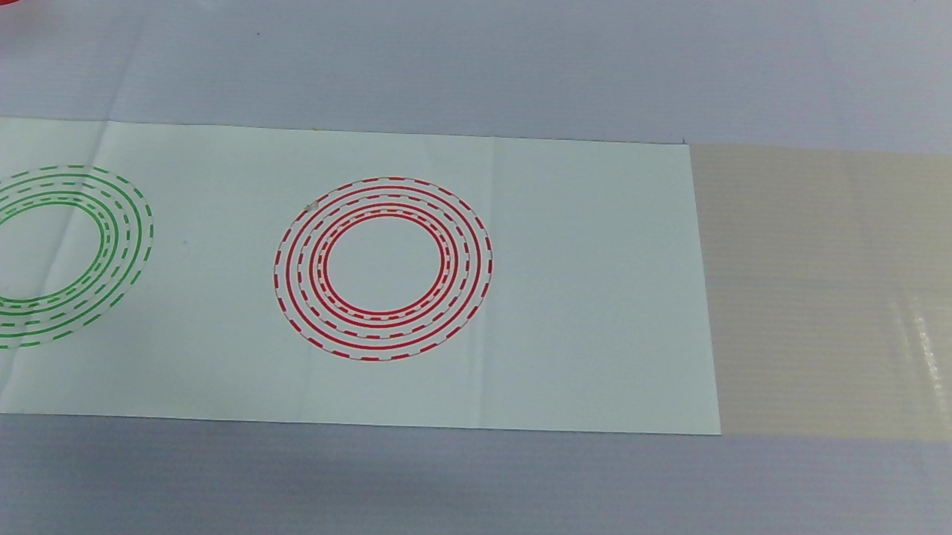
#> input picture 5678.png, 1903 x 1069 px, found by its file name (shown at 1/2 size)
$ jupyter execute .ipynb
#> lines starting #> are read from the running program, lines starting #| are printed output that depends on the picture; after the words box and inside, x2 and y2 are one past the last pixel; in counts of white or black regions, pixels touching at a corner belong together
[cell 1]
import cv2
import numpy as np
import matplotlib.pyplot as plt

[cell 2]
# 1. 加载图像并灰度化
image = cv2.imread(r'C:\Users\L3101\Pictures\5678.png')
#> image is the input picture: shape (1069, 1903, 3); mean B, G, R 144.8, 141.3, 131.7

# image = cv2.resize(image, None, fx=0.5, fy=0.5)
image = cv2.resize(image, (720, 480))
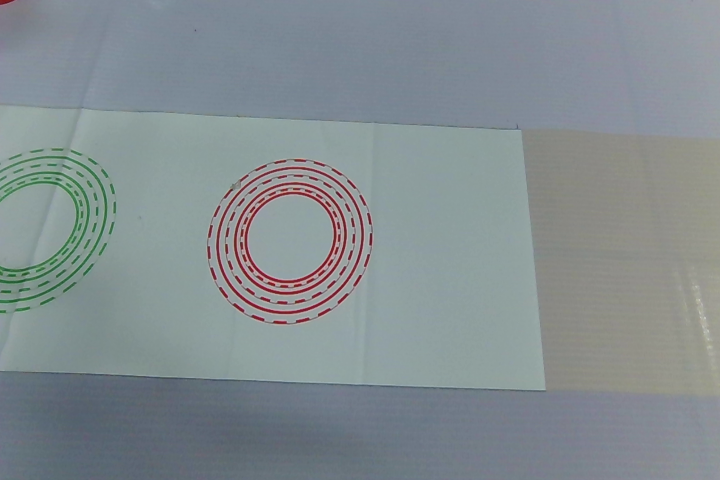
#> image: shape (480, 720, 3); mean B, G, R 144.7, 141.2, 131.6

# 转 HSV
hsv_image = cv2.cvtColor(image, cv2.COLOR_BGR2HSV)
#> hsv_image: shape (480, 720, 3); mean H, S, V 90.1, 32.7, 147.8
h,s,v= cv2.split(hsv_image)
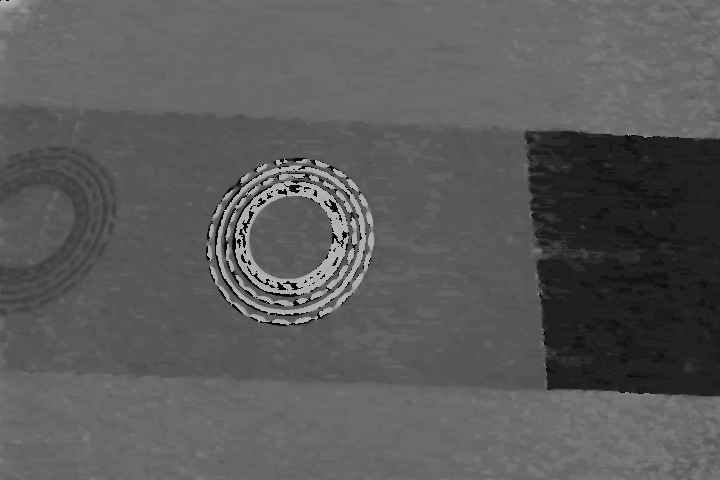
#> h: shape (480, 720); min 0, max 179, mean 90.1
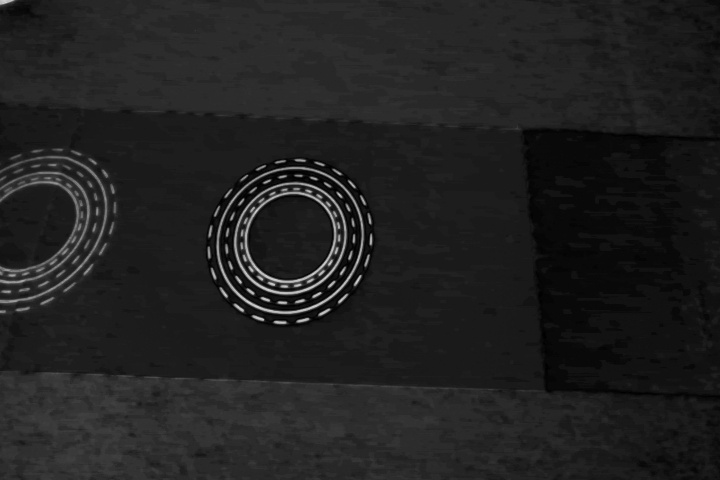
#> s: shape (480, 720); min 0, max 214, mean 32.7
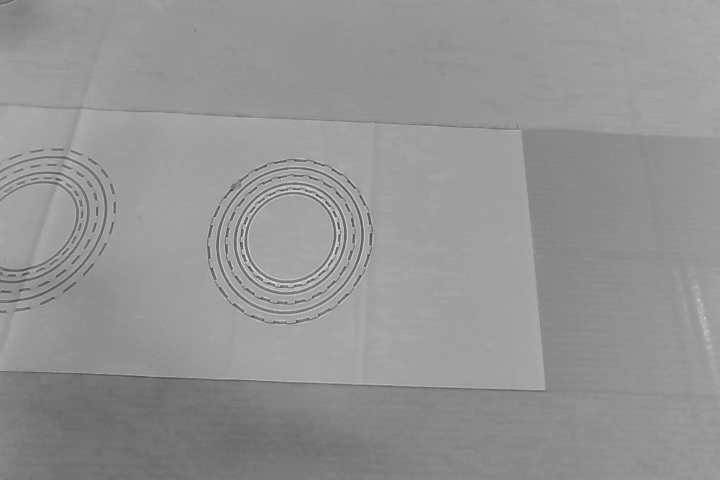
#> v: shape (480, 720); min 68, max 221, mean 147.8
h_colored = cv2.applyColorMap(h, cv2.COLORMAP_HSV)
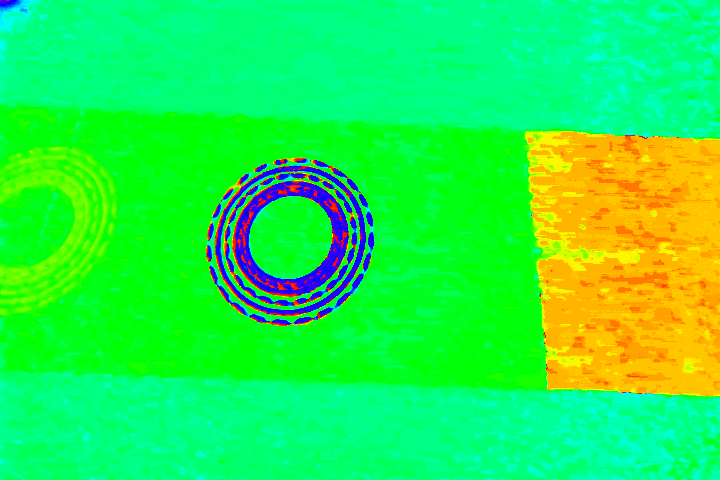
#> h_colored: shape (480, 720, 3); mean B, G, R 73.4, 237.8, 39.7
# 二值化 (HSV → BGR → 灰度 → 二值)
bina = cv2.threshold(h_colored, 70, 255, cv2.THRESH_BINARY)[1]
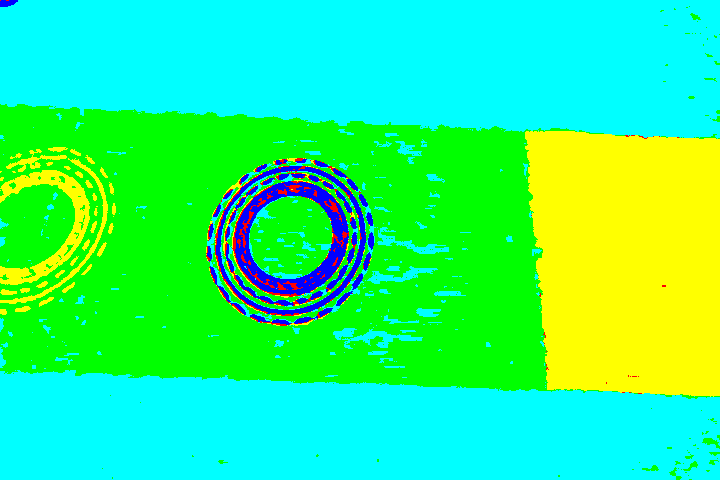
#> bina: shape (480, 720, 3); mean B, G, R 126.9, 247.1, 41
gray = cv2.cvtColor(bina, cv2.COLOR_BGR2GRAY)
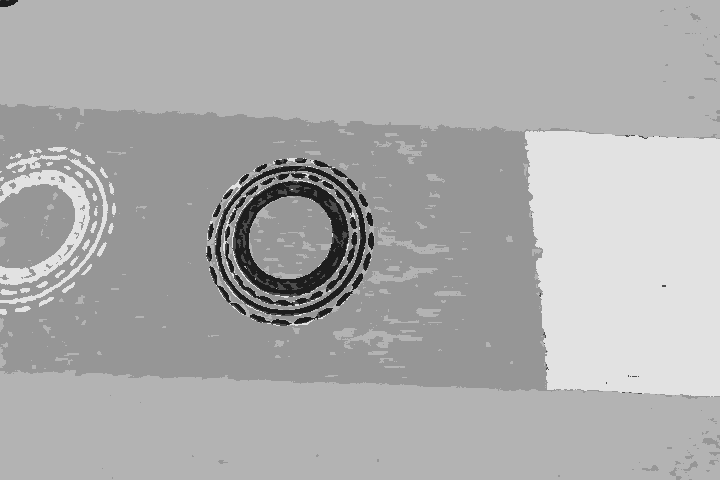
#> gray: shape (480, 720); min 29, max 226, mean 172

# 边缘检测
edges = cv2.Canny(gray, 70, 150)
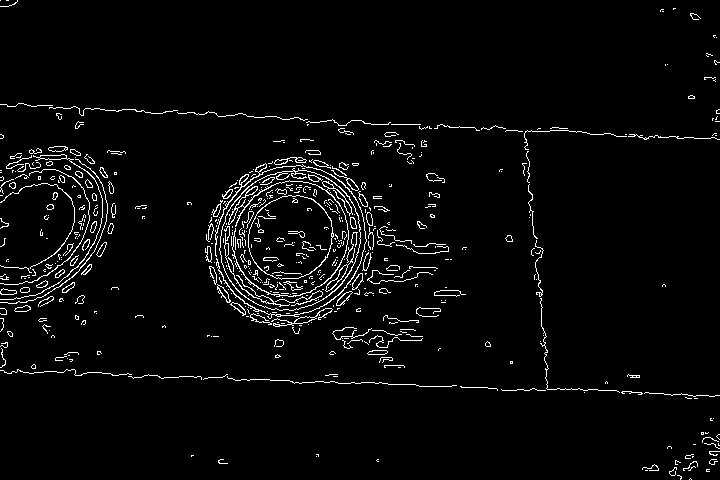
#> edges: shape (480, 720); 3.4% white in thin lines or dots

# 霍夫直线检测
lines = cv2.HoughLinesP(edges, 1, np.pi / 720, 160, minLineLength=100, maxLineGap=60)
#> lines = [[0, 370, 550, 389], [0, 104, 716, 138], [7, 106, 683, 138], [546, 388, 681, 393], [419, 386, 545, 390]]
if lines is not None:
    for line in lines:
        x1_, y1_, x2_, y2_ = line[0]
        cv2.line(image, (x1_, y1_), (x2_, y2_), (0, 255, 0), 2)
#> this loop made 5 passes
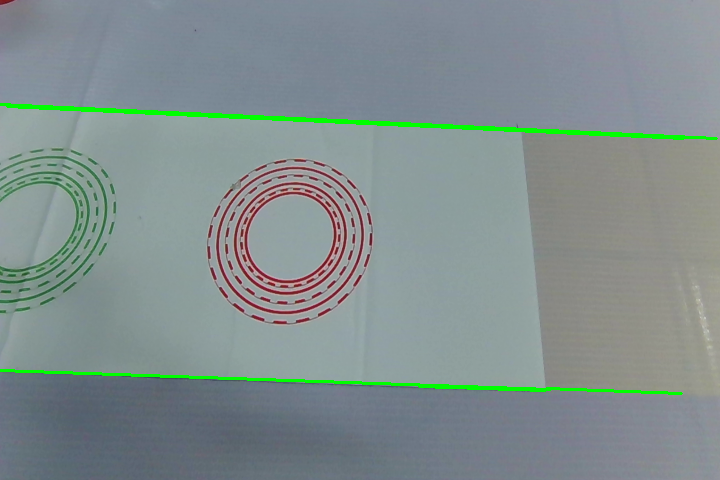
#> image: shape (480, 720, 3); 1.58% of pixels changed, all inside (x1, y1, x2, y2) = (0, 103, 718, 395)

[cell 3]
fig, axes = plt.subplots(1, 5, figsize=(20, 5))

axes[0].imshow(bina, cmap='gray')
axes[0].set_title('bina')
axes[0].axis('off')

axes[1].imshow(h, cmap='gray')
axes[1].set_title('h')
axes[1].axis('off')

axes[2].imshow(edges, cmap='gray')
axes[2].set_title('Edges')
axes[2].axis('off')

if len(image.shape) == 3:
    axes[3].imshow(cv2.cvtColor(image, cv2.COLOR_BGR2RGB))
else:
    axes[3].imshow(image, cmap='gray')
axes[3].set_title('Detected Lines')
axes[3].axis('off')

axes[4].imshow(gray, cmap='gray')
axes[4].set_title('gray')
axes[4].axis('off')

plt.tight_layout()
plt.show()
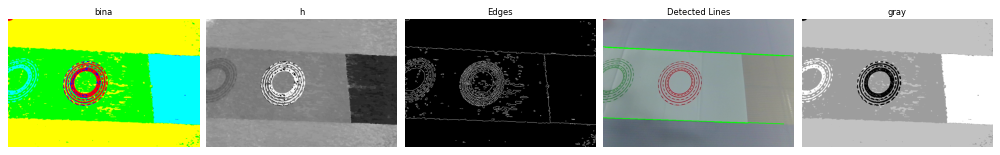
#> figure drawn by matplotlib, 5 panels; B, G, R data is drawn as R, G, B

$ run again, with 1245.png copied over 5678.png
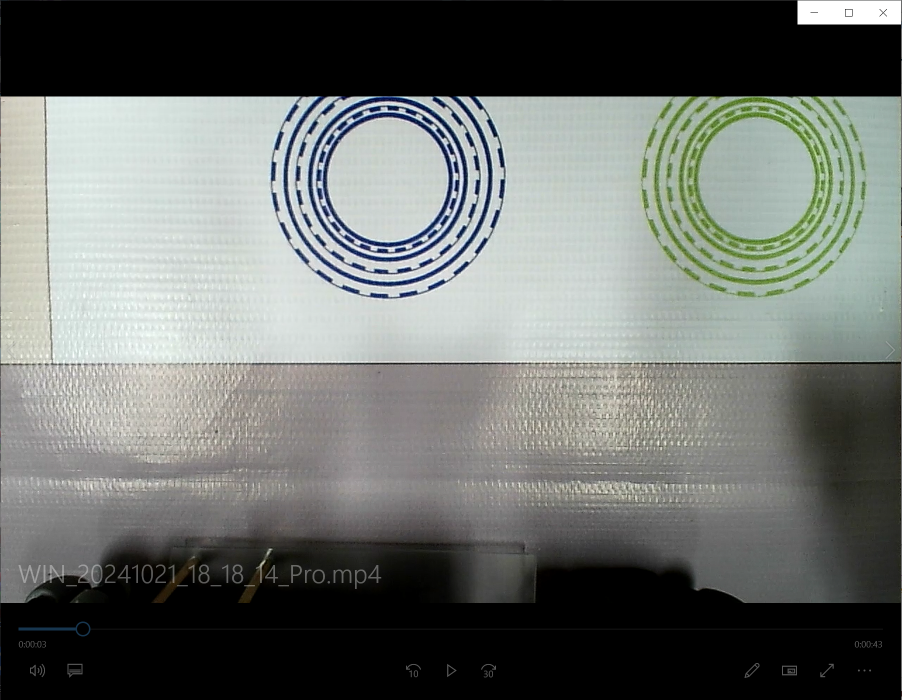
#> input picture 1245.png, 1803 x 1399 px, found by its file name (shown at 1/2 size)
#> image is the input picture: shape (1399, 1803, 3); mean B, G, R 108.6, 112.2, 108.3
#> hsv_image: shape (480, 720, 3); mean H, S, V 42.4, 16.9, 113.6
#> edges: shape (480, 720); 10.8% white in thin lines or dots
#> lines = 36 rows, first 6: [0, 65, 719, 65], [0, 413, 200, 413], [0, 304, 691, 413], [0, 288, 709, 413], [2, 319, 677, 413], [0, 330, 477, 390]
#> the loop `for line in lines:` made 36 passes
#> after the loop `for line in lines:`:
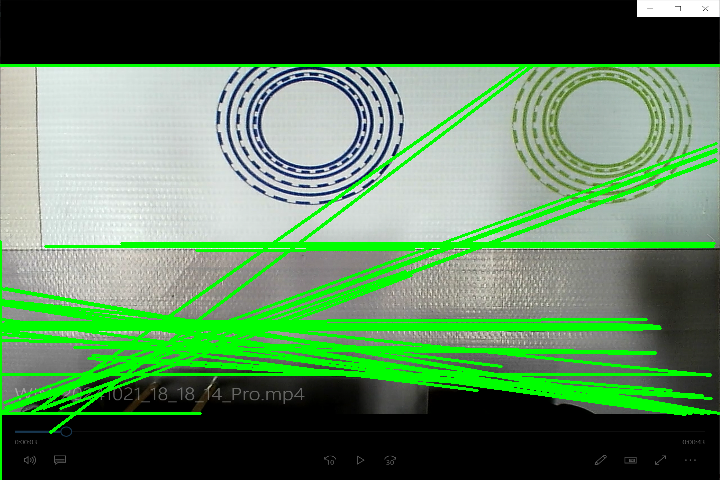
#> image: shape (480, 720, 3); mean B, G, R 92.5, 130.1, 92
